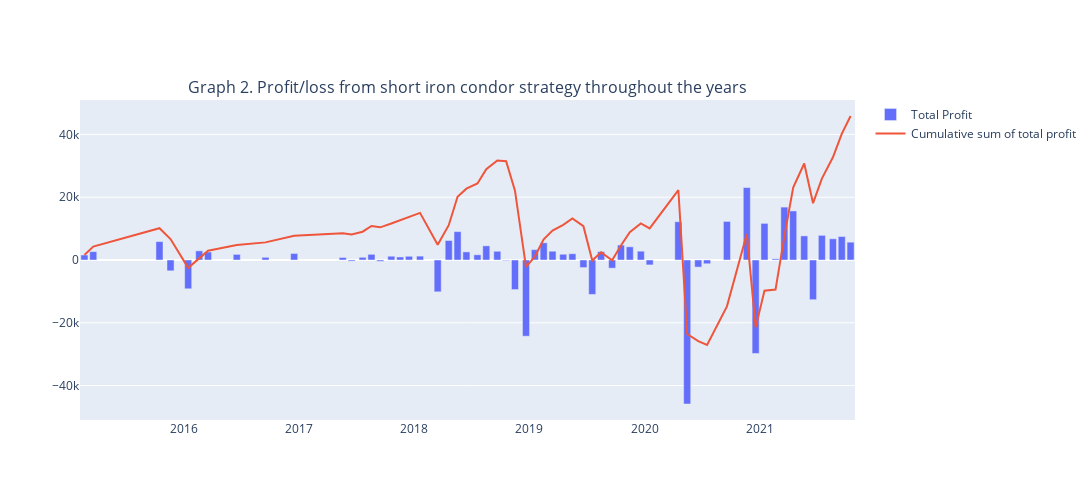

Write notebook code for a chart like this one.
### Markdown cell above
After we have the complete short iron condor transactions, we visualize the outcome through multiple graphs. First, we look at the total and cumulative sum of profits during the observation period.

### Code cell
# get total profit/loss grouped by expiration date
df1 = transaction.groupby(by = ['Exp_date'])['Total Profit/Loss'].sum().reset_index()

# create subplots and show total and cumulative sum of of total profit over the years
fig = make_subplots(subplot_titles = ['Graph 2. Profit/loss from short iron condor strategy throughout the years'])
fig.add_trace(go.Bar(x=df1['Exp_date'], y=df1['Total Profit/Loss'], name = 'Total Profit'))
fig.add_trace(go.Line(x=df1['Exp_date'], y=df1['Total Profit/Loss'].cumsum(), name = 'Cumulative sum of total profit'))

fig.update_layout(height=500, width=1100)
fig.show()
